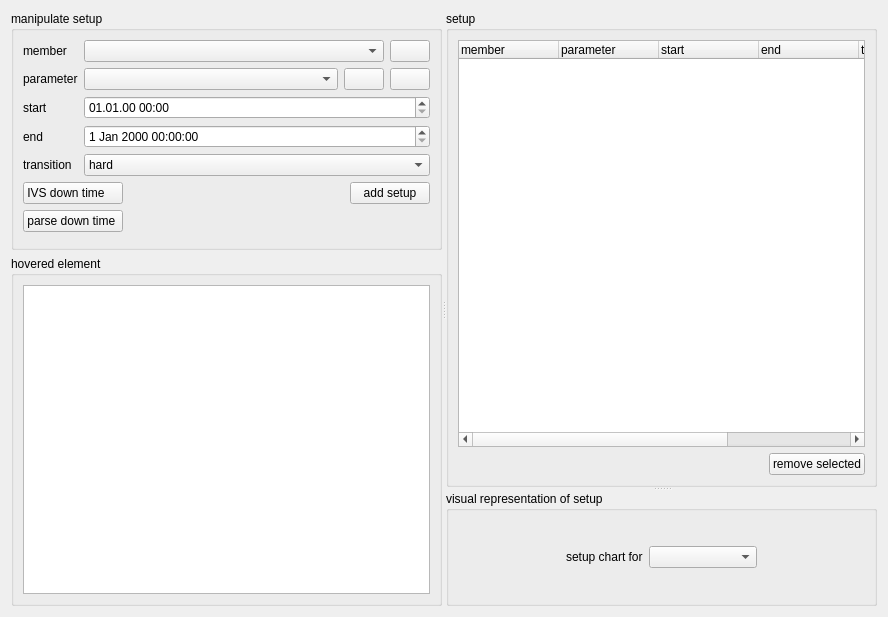
<?xml version="1.0" encoding="UTF-8"?>
<ui version="4.0">
 <class>setupWidget</class>
 <widget class="QWidget" name="setupWidget">
  <property name="geometry">
   <rect>
    <x>0</x>
    <y>0</y>
    <width>888</width>
    <height>617</height>
   </rect>
  </property>
  <property name="windowTitle">
   <string>Form</string>
  </property>
  <layout class="QHBoxLayout" name="horizontalLayout">
   <item>
    <widget class="QSplitter" name="splitter_horizontal">
     <property name="orientation">
      <enum>Qt::Horizontal</enum>
     </property>
     <widget class="QWidget" name="layoutWidget">
      <layout class="QVBoxLayout" name="verticalLayout" stretch="0,1">
       <item>
        <widget class="QGroupBox" name="groupBox_9">
         <property name="title">
          <string>manipulate setup</string>
         </property>
         <layout class="QVBoxLayout" name="verticalLayout_79">
          <item>
           <layout class="QFormLayout" name="formLayout_4">
            <item row="0" column="0">
             <widget class="QLabel" name="groupLabel_2">
              <property name="text">
               <string>member</string>
              </property>
             </widget>
            </item>
            <item row="0" column="1">
             <layout class="QHBoxLayout" name="horizontalLayout_10">
              <item>
               <widget class="QComboBox" name="comboBox_members">
                <property name="sizePolicy">
                 <sizepolicy hsizetype="Preferred" vsizetype="Fixed">
                  <horstretch>2</horstretch>
                  <verstretch>0</verstretch>
                 </sizepolicy>
                </property>
                <property name="toolTip">
                 <string>select member</string>
                </property>
                <property name="statusTip">
                 <string>select member</string>
                </property>
               </widget>
              </item>
              <item>
               <widget class="QPushButton" name="pushButton_addGroup">
                <property name="sizePolicy">
                 <sizepolicy hsizetype="Fixed" vsizetype="Fixed">
                  <horstretch>1</horstretch>
                  <verstretch>0</verstretch>
                 </sizepolicy>
                </property>
                <property name="minimumSize">
                 <size>
                  <width>20</width>
                  <height>0</height>
                 </size>
                </property>
                <property name="toolTip">
                 <string>add new station group</string>
                </property>
                <property name="statusTip">
                 <string>add new station group</string>
                </property>
                <property name="text">
                 <string/>
                </property>
                <property name="icon">
                 <iconset resource="../myresources.qrc">
                  <normaloff>:/icons/icons/station_group_plus.png</normaloff>:/icons/icons/station_group_plus.png</iconset>
                </property>
                <property name="iconSize">
                 <size>
                  <width>16</width>
                  <height>16</height>
                 </size>
                </property>
               </widget>
              </item>
             </layout>
            </item>
            <item row="1" column="0">
             <widget class="QLabel" name="parameterLabel">
              <property name="text">
               <string>parameter</string>
              </property>
             </widget>
            </item>
            <item row="1" column="1">
             <layout class="QHBoxLayout" name="horizontalLayout_11">
              <item>
               <widget class="QComboBox" name="ComboBox_parameters">
                <property name="sizePolicy">
                 <sizepolicy hsizetype="Preferred" vsizetype="Fixed">
                  <horstretch>2</horstretch>
                  <verstretch>0</verstretch>
                 </sizepolicy>
                </property>
                <property name="toolTip">
                 <string>select parameter</string>
                </property>
                <property name="statusTip">
                 <string>select parameter</string>
                </property>
               </widget>
              </item>
              <item>
               <widget class="QPushButton" name="pushButton_editParameter">
                <property name="toolTip">
                 <string>change selected parameter</string>
                </property>
                <property name="statusTip">
                 <string>change selected parameter</string>
                </property>
                <property name="text">
                 <string/>
                </property>
                <property name="icon">
                 <iconset resource="../myresources.qrc">
                  <normaloff>:/icons/icons/edit-undo-7.png</normaloff>:/icons/icons/edit-undo-7.png</iconset>
                </property>
               </widget>
              </item>
              <item>
               <widget class="QPushButton" name="pushButton_addParameter">
                <property name="sizePolicy">
                 <sizepolicy hsizetype="Fixed" vsizetype="Fixed">
                  <horstretch>1</horstretch>
                  <verstretch>0</verstretch>
                 </sizepolicy>
                </property>
                <property name="minimumSize">
                 <size>
                  <width>20</width>
                  <height>0</height>
                 </size>
                </property>
                <property name="toolTip">
                 <string>add new parameter</string>
                </property>
                <property name="statusTip">
                 <string>add new parameter</string>
                </property>
                <property name="text">
                 <string/>
                </property>
                <property name="icon">
                 <iconset resource="../myresources.qrc">
                  <normaloff>:/icons/icons/edit-add.png</normaloff>:/icons/icons/edit-add.png</iconset>
                </property>
               </widget>
              </item>
             </layout>
            </item>
            <item row="2" column="0">
             <widget class="QLabel" name="startLabel">
              <property name="text">
               <string>start</string>
              </property>
             </widget>
            </item>
            <item row="2" column="1">
             <layout class="QHBoxLayout" name="horizontalLayout_32">
              <item>
               <widget class="QDateTimeEdit" name="DateTimeEdit_start">
                <property name="toolTip">
                 <string>select start time (dd.mm.yy hh:mm)</string>
                </property>
                <property name="statusTip">
                 <string>select start time (dd.mm.yy hh:mm)</string>
                </property>
                <property name="dateTime">
                 <datetime>
                  <hour>0</hour>
                  <minute>0</minute>
                  <second>0</second>
                  <year>2000</year>
                  <month>1</month>
                  <day>1</day>
                 </datetime>
                </property>
                <property name="displayFormat">
                 <string>dd.MM.yy HH:mm</string>
                </property>
                <property name="timeSpec">
                 <enum>Qt::LocalTime</enum>
                </property>
               </widget>
              </item>
             </layout>
            </item>
            <item row="3" column="0">
             <widget class="QLabel" name="endLabel">
              <property name="text">
               <string>end</string>
              </property>
             </widget>
            </item>
            <item row="3" column="1">
             <layout class="QHBoxLayout" name="horizontalLayout_44">
              <item>
               <widget class="QDateTimeEdit" name="DateTimeEdit_end">
                <property name="toolTip">
                 <string>select end time (dd.mm.yy hh:mm)</string>
                </property>
                <property name="statusTip">
                 <string>select end time (dd.mm.yy hh:mm)</string>
                </property>
                <property name="timeSpec">
                 <enum>Qt::LocalTime</enum>
                </property>
               </widget>
              </item>
             </layout>
            </item>
            <item row="4" column="0">
             <widget class="QLabel" name="label_11">
              <property name="text">
               <string>transition</string>
              </property>
             </widget>
            </item>
            <item row="4" column="1">
             <widget class="QComboBox" name="comboBox_transition">
              <property name="toolTip">
               <string>transition type</string>
              </property>
              <property name="statusTip">
               <string>transition type</string>
              </property>
              <item>
               <property name="text">
                <string>hard</string>
               </property>
              </item>
              <item>
               <property name="text">
                <string>smooth</string>
               </property>
              </item>
             </widget>
            </item>
           </layout>
          </item>
          <item>
           <layout class="QGridLayout" name="gridLayout">
            <property name="bottomMargin">
             <number>6</number>
            </property>
            <item row="0" column="0">
             <widget class="QPushButton" name="pushButton_IvsDownTime">
              <property name="styleSheet">
               <string notr="true">Text-align:left</string>
              </property>
              <property name="text">
               <string> IVS down time</string>
              </property>
              <property name="icon">
               <iconset resource="../myresources.qrc">
                <normaloff>:/icons/icons/sleep-icon.png</normaloff>:/icons/icons/sleep-icon.png</iconset>
              </property>
             </widget>
            </item>
            <item row="0" column="1">
             <spacer name="horizontalSpacer_20">
              <property name="orientation">
               <enum>Qt::Horizontal</enum>
              </property>
              <property name="sizeHint" stdset="0">
               <size>
                <width>40</width>
                <height>20</height>
               </size>
              </property>
             </spacer>
            </item>
            <item row="0" column="2">
             <widget class="QPushButton" name="pushButton_addSetup">
              <property name="toolTip">
               <string>add new setup as child of selected setup</string>
              </property>
              <property name="statusTip">
               <string>add new setup as child of selected setup</string>
              </property>
              <property name="text">
               <string>add setup</string>
              </property>
              <property name="icon">
               <iconset resource="../myresources.qrc">
                <normaloff>:/icons/icons/edit-add.png</normaloff>:/icons/icons/edit-add.png</iconset>
              </property>
             </widget>
            </item>
            <item row="1" column="0">
             <widget class="QPushButton" name="pushButton_parseDownTime">
              <property name="styleSheet">
               <string notr="true">Text-align:left</string>
              </property>
              <property name="text">
               <string> parse down time</string>
              </property>
              <property name="icon">
               <iconset resource="../myresources.qrc">
                <normaloff>:/icons/icons/sleep-icon.png</normaloff>:/icons/icons/sleep-icon.png</iconset>
              </property>
             </widget>
            </item>
           </layout>
          </item>
         </layout>
        </widget>
       </item>
       <item>
        <widget class="QGroupBox" name="groupBox_25">
         <property name="title">
          <string>hovered element</string>
         </property>
         <layout class="QVBoxLayout" name="verticalLayout_107" stretch="0">
          <item>
           <widget class="QTableWidget" name="tableWidget_hovered">
            <property name="sizePolicy">
             <sizepolicy hsizetype="Expanding" vsizetype="Expanding">
              <horstretch>0</horstretch>
              <verstretch>0</verstretch>
             </sizepolicy>
            </property>
            <property name="toolTip">
             <string>parameter overview</string>
            </property>
            <property name="statusTip">
             <string>parameter overview</string>
            </property>
            <property name="editTriggers">
             <set>QAbstractItemView::NoEditTriggers</set>
            </property>
            <attribute name="horizontalHeaderStretchLastSection">
             <bool>true</bool>
            </attribute>
           </widget>
          </item>
         </layout>
        </widget>
       </item>
      </layout>
     </widget>
     <widget class="QSplitter" name="splitter_vertical">
      <property name="orientation">
       <enum>Qt::Vertical</enum>
      </property>
      <widget class="QGroupBox" name="groupBox_26">
       <property name="title">
        <string>setup</string>
       </property>
       <layout class="QVBoxLayout" name="verticalLayout_108" stretch="0,0">
        <item>
         <widget class="QTreeWidget" name="treeWidget_setup">
          <property name="mouseTracking">
           <bool>true</bool>
          </property>
          <property name="toolTip">
           <string>list of all setups</string>
          </property>
          <property name="statusTip">
           <string>list of all setups</string>
          </property>
          <property name="editTriggers">
           <set>QAbstractItemView::NoEditTriggers</set>
          </property>
          <property name="alternatingRowColors">
           <bool>true</bool>
          </property>
          <property name="selectionMode">
           <enum>QAbstractItemView::SingleSelection</enum>
          </property>
          <property name="animated">
           <bool>false</bool>
          </property>
          <attribute name="headerStretchLastSection">
           <bool>false</bool>
          </attribute>
          <column>
           <property name="text">
            <string>member</string>
           </property>
          </column>
          <column>
           <property name="text">
            <string>parameter</string>
           </property>
          </column>
          <column>
           <property name="text">
            <string>start</string>
           </property>
          </column>
          <column>
           <property name="text">
            <string>end</string>
           </property>
          </column>
          <column>
           <property name="text">
            <string>transition</string>
           </property>
          </column>
          <column>
           <property name="text">
            <string>color</string>
           </property>
          </column>
         </widget>
        </item>
        <item>
         <layout class="QHBoxLayout" name="horizontalLayout_22">
          <item>
           <spacer name="horizontalSpacer_22">
            <property name="orientation">
             <enum>Qt::Horizontal</enum>
            </property>
            <property name="sizeHint" stdset="0">
             <size>
              <width>40</width>
              <height>20</height>
             </size>
            </property>
           </spacer>
          </item>
          <item>
           <widget class="QPushButton" name="pushButton_removeSetup">
            <property name="toolTip">
             <string>remove selected setup</string>
            </property>
            <property name="statusTip">
             <string>remove selected setup</string>
            </property>
            <property name="text">
             <string>remove selected</string>
            </property>
            <property name="icon">
             <iconset resource="../myresources.qrc">
              <normaloff>:/icons/icons/edit-delete-6.png</normaloff>:/icons/icons/edit-delete-6.png</iconset>
            </property>
           </widget>
          </item>
         </layout>
        </item>
       </layout>
      </widget>
      <widget class="QGroupBox" name="groupBox_22">
       <property name="whatsThis">
        <string>&lt;html&gt;&lt;head/&gt;&lt;body&gt;&lt;p&gt;&lt;span style=&quot; font-size:11pt;&quot;&gt;This is a &lt;/span&gt;&lt;span style=&quot; font-size:11pt; font-weight:600;&quot;&gt;visual representation&lt;/span&gt;&lt;span style=&quot; font-size:11pt;&quot;&gt; of the &lt;/span&gt;&lt;span style=&quot; font-size:11pt; font-weight:600;&quot;&gt;tree-based setup&lt;/span&gt;&lt;span style=&quot; font-size:11pt;&quot;&gt; for each station. &lt;/span&gt;&lt;/p&gt;&lt;p&gt;&lt;span style=&quot; font-size:11pt;&quot;&gt;The &lt;/span&gt;&lt;span style=&quot; font-size:11pt; font-weight:600;&quot;&gt;parents&lt;/span&gt;&lt;span style=&quot; font-size:11pt;&quot;&gt; are always displayed &lt;/span&gt;&lt;span style=&quot; font-size:11pt; font-weight:600;&quot;&gt;above&lt;/span&gt;&lt;span style=&quot; font-size:11pt;&quot;&gt;, the &lt;/span&gt;&lt;span style=&quot; font-size:11pt; font-weight:600;&quot;&gt;children below&lt;/span&gt;&lt;span style=&quot; font-size:11pt;&quot;&gt;. &lt;/span&gt;&lt;/p&gt;&lt;p&gt;&lt;span style=&quot; font-size:11pt; font-weight:600;&quot;&gt;Children parameter override parent parameters.&lt;/span&gt;&lt;/p&gt;&lt;p&gt;&lt;br/&gt;&lt;/p&gt;&lt;/body&gt;&lt;/html&gt;</string>
       </property>
       <property name="title">
        <string>visual representation of setup</string>
       </property>
       <layout class="QVBoxLayout" name="verticalLayout_89" stretch="0">
        <item>
         <layout class="QVBoxLayout" name="verticalLayout_setupChart">
          <item>
           <layout class="QHBoxLayout" name="horizontalLayout_24" stretch="1,0,1,1">
            <item>
             <spacer name="horizontalSpacer_26">
              <property name="orientation">
               <enum>Qt::Horizontal</enum>
              </property>
              <property name="sizeHint" stdset="0">
               <size>
                <width>40</width>
                <height>20</height>
               </size>
              </property>
             </spacer>
            </item>
            <item>
             <widget class="QLabel" name="label_13">
              <property name="text">
               <string>setup chart for</string>
              </property>
             </widget>
            </item>
            <item>
             <widget class="QComboBox" name="comboBox_setup">
              <property name="toolTip">
               <string>select station to display setup</string>
              </property>
              <property name="statusTip">
               <string>select station to display setup</string>
              </property>
             </widget>
            </item>
            <item>
             <spacer name="horizontalSpacer_25">
              <property name="orientation">
               <enum>Qt::Horizontal</enum>
              </property>
              <property name="sizeHint" stdset="0">
               <size>
                <width>40</width>
                <height>20</height>
               </size>
              </property>
             </spacer>
            </item>
           </layout>
          </item>
         </layout>
        </item>
       </layout>
      </widget>
     </widget>
    </widget>
   </item>
  </layout>
 </widget>
 <resources>
  <include location="../myresources.qrc"/>
 </resources>
 <connections/>
</ui>
